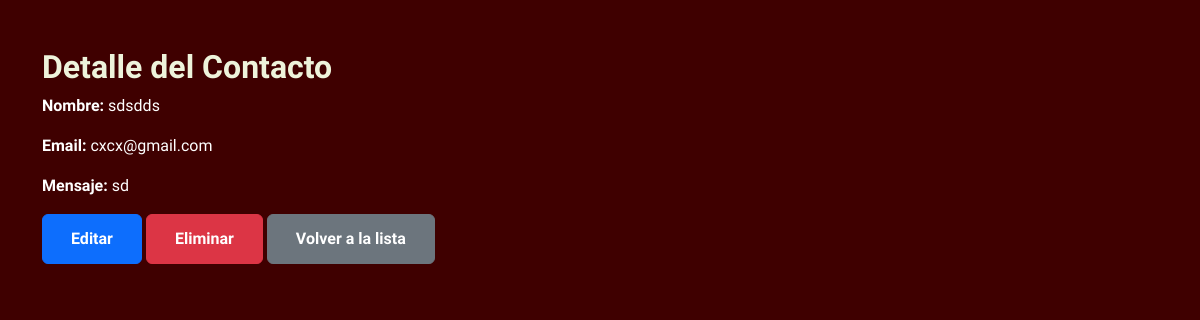
Screenshot of /contacto/1/ with the database file from the repository.
### myportfolio/models.py (models this page shows, shortened)
class Contacto(models.Model):
    nombre = models.CharField(max_length=100)
    email = models.EmailField()
    mensaje = models.TextField()
    mensaje_cifrado = models.TextField(default='')
    fecha = models.DateTimeField(auto_now_add=True)

### myportfolio/views.py (the view)
# urls.py: path('contacto/<int:pk>/', views.contacto_detalle, name='contacto_detalle'),
def contacto_detalle(request, pk):
    contacto = get_object_or_404(Contacto, pk=pk)
    return render(request, 'myportfolio/contacto_detalle.html', {'contacto': contacto})

### myportfolio/templates/myportfolio/contacto_detalle.html (shortened to what this page needs)
{% extends 'base_generic.html' %}
{% block content %}
    <div class="container mt-5">
        <h2>Detalle del Contacto</h2>
        <p><strong>Nombre:</strong> {{ contacto.nombre }}</p>
        <p><strong>Email:</strong> {{ contacto.email }}</p>
        <p><strong>Mensaje:</strong> {{ contacto.mensaje }}</p>
        <a href="{% url 'contacto_editar' contacto.pk %}" class="btn btn-primary">Editar</a>
        <form method="POST" action="{% url 'contacto_eliminar' contacto.pk %}" style="display:inline;" >
            <button type=submit class="btn btn-danger">Eliminar</button>
        </form>
        <a href="{% url 'contacto_lista' %}" class="btn btn-secondary">Volver a la lista</a>
    </div>
{% endblock %}

### myportfolio/static/css/style.css (style rules this page uses)
:root { --color-body: #ffffff; --color-heading: #eef3db; --color-base: #3f0000; --color-base2: #3f0000; --color-brand: #f8bf45; --color-brand2: #ffffff; --sidbar-width: 240px; --font-base: "Bai Jamjuree"; }
body { background-color: var(--color-base2); color: var(--color-body); font-family: var(--font-base), sans-serif; }
h1,h2,h3,h4,h5,h6 { color: var(--color-heading); font-weight: 700; }
a { text-decoration: none; color: var(--color-body); transition: all 0.4s ease; }
.btn { padding: 12px 28px; font-weight: 700; }

### rows the page displays
Contacto: nombre "sdsdds", email "cxcx@gmail.com", mensaje "sd"
